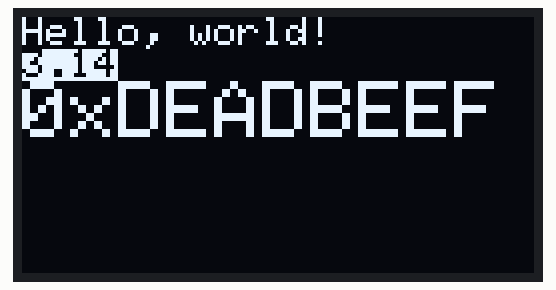
Bench run of a sketch on a simulated Arduino Uno, built with avr-gcc and run on an emulated ATmega328P. On the bench: 128×64 one-colour display.

Above: at 2.1 s.

The sketch:

oled-5-with1106.ino
```cpp
#include <SPI.h>
#include <Wire.h>
#include <Adafruit_GFX.h>
#include <Adafruit_SH1106.h>

#define OLED_RESET 4
Adafruit_SH1106 display(OLED_RESET);

#define NUMFLAKES 10
#define XPOS 0
#define YPOS 1
#define DELTAY 2


#define LOGO16_GLCD_HEIGHT 16
#define LOGO16_GLCD_WIDTH  16
static const unsigned char PROGMEM logo16_glcd_bmp[] =
{ B00000000, B11000000,
  B00000001, B11000000,
  B00000001, B11000000,
  B00000011, B11100000,
  B11110011, B11100000,
  B11111110, B11111000,
  B01111110, B11111111,
  B00110011, B10011111,
  B00011111, B11111100,
  B00001101, B01110000,
  B00011011, B10100000,
  B00111111, B11100000,
  B00111111, B11110000,
  B01111100, B11110000,
  B01110000, B01110000,
  B00000000, B00110000 };
  #if (SH1106_LCDHEIGHT != 64)
#error("Height incorrect, please fix Adafruit_SH1106.h!");
#endif

void setup() {
  // put your setup code here, to run once:
  Serial.begin(9600);
  display.begin(SH1106_SWITCHCAPVCC, 0x3C);
  display.display();
  delay(2000);
  // Clear the buffer.
  display.clearDisplay();

}

void loop() {
  display.clearDisplay();
  // put your main code here, to run repeatedly:
   display.setTextSize(1);
  display.setTextColor(WHITE);
  display.setCursor(0,0);
  display.println("Hello, world!");
  display.setTextColor(BLACK, WHITE); // 'inverted' text
  display.println(3.141592);
  display.setTextSize(2);
  display.setTextColor(WHITE);
  display.print("0x"); display.println(0xDEADBEEF, HEX);
  display.display();
  delay(2000);
}
```
